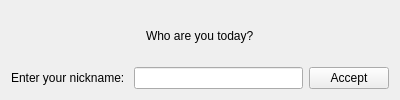
<?xml version="1.0" encoding="UTF-8"?>
<ui version="4.0">
 <class>Login</class>
 <widget class="QWidget" name="Login">
  <property name="geometry">
   <rect>
    <x>0</x>
    <y>0</y>
    <width>400</width>
    <height>100</height>
   </rect>
  </property>
  <property name="windowTitle">
   <string>Form</string>
  </property>
  <layout class="QGridLayout" name="gridLayout_4">
   <item row="0" column="0">
    <layout class="QGridLayout" name="gridLayout_3">
     <item row="0" column="0">
      <layout class="QGridLayout" name="gridLayout_2">
       <item row="0" column="2">
        <spacer name="horizontalSpacer_2">
         <property name="orientation">
          <enum>Qt::Horizontal</enum>
         </property>
         <property name="sizeHint" stdset="0">
          <size>
           <width>40</width>
           <height>20</height>
          </size>
         </property>
        </spacer>
       </item>
       <item row="0" column="0">
        <spacer name="horizontalSpacer">
         <property name="orientation">
          <enum>Qt::Horizontal</enum>
         </property>
         <property name="sizeHint" stdset="0">
          <size>
           <width>40</width>
           <height>20</height>
          </size>
         </property>
        </spacer>
       </item>
       <item row="0" column="1">
        <widget class="QLabel" name="label">
         <property name="text">
          <string>Who are you today?</string>
         </property>
        </widget>
       </item>
      </layout>
     </item>
     <item row="1" column="0">
      <layout class="QGridLayout" name="gridLayout">
       <item row="0" column="0">
        <widget class="QLabel" name="label_2">
         <property name="text">
          <string>Enter your nickname: </string>
         </property>
        </widget>
       </item>
       <item row="0" column="1">
        <widget class="QLineEdit" name="lineEdit_nick"/>
       </item>
       <item row="0" column="2">
        <widget class="QPushButton" name="pushButton_accept">
         <property name="text">
          <string>Accept</string>
         </property>
        </widget>
       </item>
      </layout>
     </item>
    </layout>
   </item>
  </layout>
 </widget>
 <resources/>
 <connections/>
</ui>
